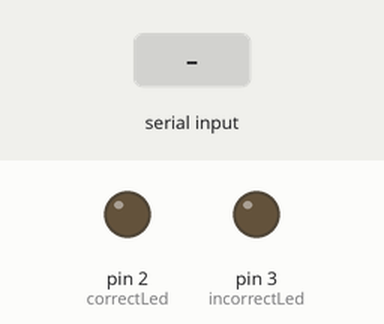
Simulated run of this sketch. Board: Arduino Uno, built with avr-gcc and run on an emulated ATmega328P. On the bench: output pins drawn as LEDs (lit = HIGH). Inputs (shaded band) come from the test bench.

Above: at 1.2 s.
1.3 s: "Correct" received over Serial
At 3.0 s:
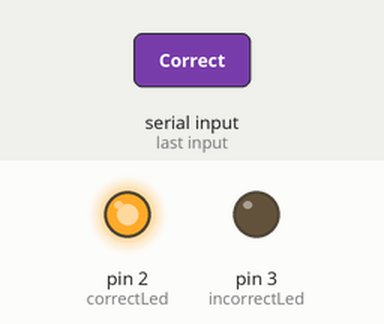
3.8 s: "Incorrect" received over Serial
At 6.0 s:
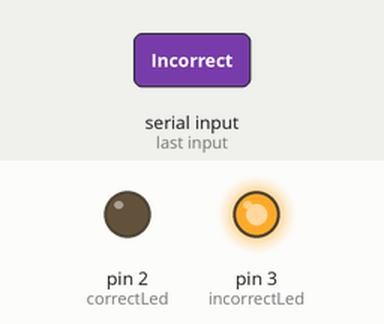
Timing chart, 0 to 7.5 s (numbered marks = the images above; inputs shaded):
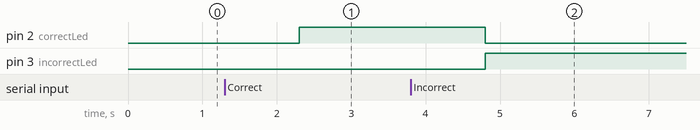

Measured:
- after the input at 1.3 s, pin 2 (correctLed): LOW → HIGH after 1.0 s
- after the input at 3.8 s, pin 2 (correctLed): HIGH → LOW after 1.0 s; pin 3 (incorrectLed): LOW → HIGH after 1.0 s

The sketch:

WireContinuity.ino
```cpp
const int correctLed = 2;
const int incorrectLed = 3;
void setup() {
  // put your setup code here, to run once:
  pinMode(correctLed, OUTPUT);
  pinMode(incorrectLed, OUTPUT);
  Serial.begin(115200);
}

void loop() {
  if (Serial.available()){
    String data = Serial.readString();
    data.trim();
    if(data == "Correct"){
      digitalWrite(correctLed, HIGH);
      digitalWrite(incorrectLed, LOW);
    } else if (data == "Incorrect"){
      digitalWrite(correctLed, LOW);
      digitalWrite(incorrectLed, HIGH);
    }
  }
}
```
